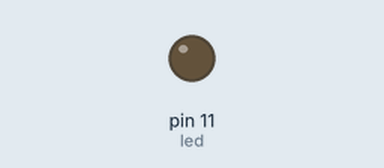
Bench run of a sketch on a simulated Arduino Uno, built with avr-gcc and run on an emulated ATmega328P. Shown: output pins drawn as LEDs (lit = HIGH).

Above: at 0.05 s.
At 2.35 s:
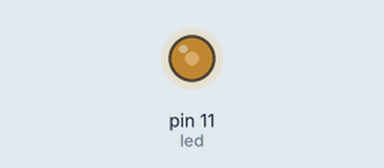
At 4.65 s:
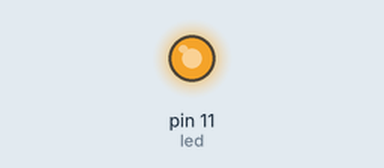
At 9.3 s:
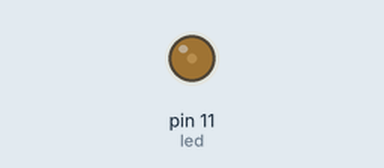
Timing chart, 0 to 13.4 s (numbered marks = the images above):
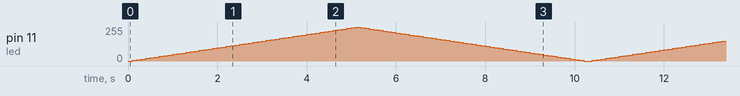

The sketch:

2a.ino
```cpp
int led=11;
int i;
void setup() {
 pinMode(led,OUTPUT);
}

// fading (hidup pelan pelan)
void loop() {
  for(i=0; i<255; i+=5){
    analogWrite(led,i);
    delay(100);
  }
  for(i=255;i>=0;i-=5){
    analogWrite(led,i);
    delay(100);
  }
}
```
